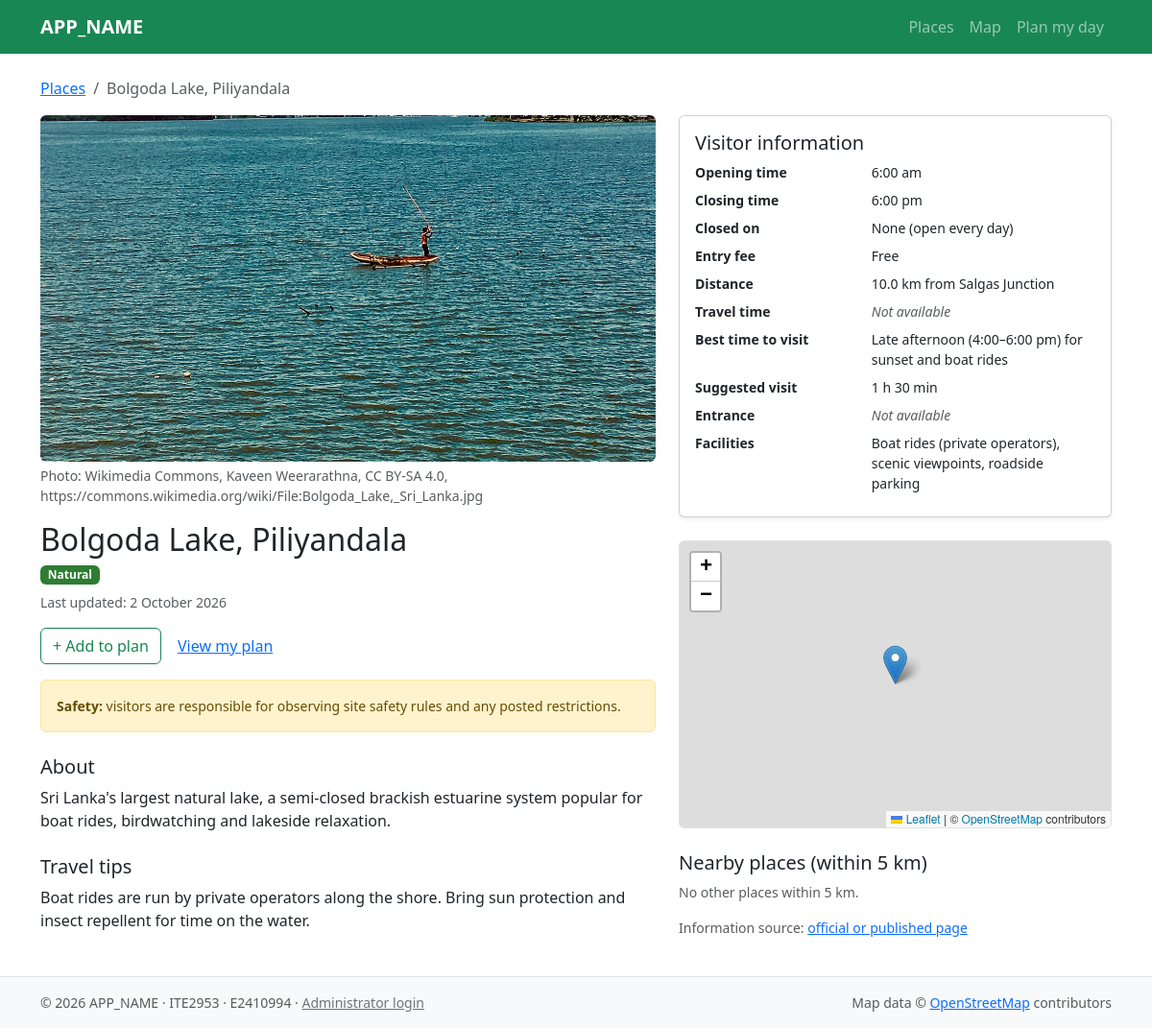
The page /place.php?id=2 on the database its author committed.
### tables this page shows
CREATE TABLE place (
  place_id           INT UNSIGNED NOT NULL AUTO_INCREMENT,
  name               VARCHAR(120) NOT NULL,
  summary            VARCHAR(200) NOT NULL,
  description        TEXT         NOT NULL,
  latitude           DECIMAL(9,6) NOT NULL,
  longitude          DECIMAL(9,6) NOT NULL,
  access_point       VARCHAR(150) NULL,
  opening_time       TIME NULL,
  closing_time       TIME NULL,
  closed_days        SET('Mon','Tue','Wed','Thu','Fri','Sat','Sun','Poya') NOT NULL DEFAULT '',
  entry_fee          VARCHAR(120) NULL,
  best_time          VARCHAR(120) NULL,
  visit_duration_min SMALLINT UNSIGNED NULL,
  travel_tips        TEXT NULL,
  facilities         VARCHAR(255) NULL,
  distance_km        DECIMAL(5,2) NULL,
  travel_min         SMALLINT UNSIGNED NULL,
  info_source        VARCHAR(255) NULL,
  is_active          TINYINT(1) NOT NULL DEFAULT 1,
  created_at         DATETIME NOT NULL DEFAULT CURRENT_TIMESTAMP,
  updated_at         DATETIME NOT NULL DEFAULT CURRENT_TIMESTAMP ON UPDATE CURRENT_TIMESTAMP,
  PRIMARY KEY (place_id),
  KEY idx_place_active_distance (is_active, distance_km)
);

CREATE TABLE place_photo (
  photo_id    INT UNSIGNED NOT NULL AUTO_INCREMENT,
  place_id    INT UNSIGNED NOT NULL,
  file_path   VARCHAR(255) NOT NULL,
  caption     VARCHAR(150) NULL,
  source      VARCHAR(255) NOT NULL,
  sort_order  TINYINT UNSIGNED NOT NULL DEFAULT 1,
  uploaded_at DATETIME NOT NULL DEFAULT CURRENT_TIMESTAMP,
  PRIMARY KEY (photo_id),
  CONSTRAINT fk_photo_place FOREIGN KEY (place_id) REFERENCES place(place_id) ON DELETE CASCADE
);

CREATE TABLE category (
  category_id  TINYINT UNSIGNED NOT NULL AUTO_INCREMENT,
  name         VARCHAR(30) NOT NULL,
  badge_colour CHAR(7)     NOT NULL,
  marker_icon  VARCHAR(50) NULL,
  PRIMARY KEY (category_id),
  UNIQUE KEY uq_category_name (name)
);

### includes/bootstrap.php (called while the page is built, shortened)
<?php
require_once __DIR__ . '/helpers.php';
spl_autoload_register(function (string $class): void {
    $file = __DIR__ . '/../src/' . $class . '.php';
});

### src/Database.php (called while the page is built, shortened)
<?php
final class Database
{
    private static ?PDO $pdo = null;
    public static function getConnection(): PDO
    {
        if (self::$pdo === null) {
            $dsn = sprintf(
                'mysql:host=%s;port=%d;dbname=%s;charset=utf8mb4',
                DB_HOST, DB_PORT, DB_NAME
            );
            self::$pdo = new PDO($dsn, DB_USER, DB_PASS, [
                PDO::ATTR_ERRMODE            => PDO::ERRMODE_EXCEPTION,
                PDO::ATTR_DEFAULT_FETCH_MODE => PDO::FETCH_ASSOC,
                PDO::ATTR_EMULATE_PREPARES   => false,
            ]);
        }
        return self::$pdo;
    }
}

### src/Place.php (called while the page is built, shortened)
<?php
final class Place
{
    public readonly int $placeId;
    public readonly array $categoryIds;
    public readonly ?float $latitude;
    public readonly ?float $longitude;
    private function __construct(array $row)
    {
        $float = fn(string $k): ?float => isset($row[$k]) ? (float) $row[$k] : null;
        $int   = fn(string $k): ?int   => isset($row[$k]) ? (int) $row[$k] : null;
        $this->placeId     = (int) $row['place_id'];
        $this->name        = $row['name'];
        $this->distanceKm  = $float('distance_km');
        $this->categoryIds = isset($row['category_ids'])
            ? array_map('intval', explode(',', $row['category_ids']))
            : [];
        $this->description      = $row['description'] ?? null;
        $this->latitude         = $float('latitude');
        $this->longitude        = $float('longitude');
        $this->accessPoint      = $row['access_point'] ?? null;
        $this->openingTime      = $row['opening_time'] ?? null;
        $this->closingTime      = $row['closing_time'] ?? null;
        $this->closedDays       = !empty($row['closed_days']) ? explode(',', $row['closed_days']) : [];
        $this->entryFee         = $row['entry_fee'] ?? null;
        $this->bestTime         = $row['best_time'] ?? null;
        $this->visitDurationMin = $int('visit_duration_min');
        $this->travelTips       = $row['travel_tips'] ?? null;
        $this->facilities       = $row['facilities'] ?? null;
        $this->travelMin        = $int('travel_min');
        $this->infoSource       = $row['info_source'] ?? null;
        $this->updatedAt        = $row['updated_at'] ?? null;
    }
    public function getCategories(): array
    {
        $all = Category::findAll();
        return array_values(array_filter(
            array_map(fn(int $id) => $all[$id] ?? null, $this->categoryIds)
        ));
    }
    public static function findById(int $id, bool $includeInactive = false): ?self
    {
        $stmt = Database::getConnection()->prepare(
            'SELECT p.*,
                    (SELECT GROUP_CONCAT(pc.category_id ORDER BY pc.is_primary DESC, pc.category_id)
                       FROM place_category pc
                      WHERE pc.place_id = p.place_id) AS category_ids
               FROM place p
              WHERE p.place_id = ?' . ($includeInactive ? '' : ' AND p.is_active = 1')
        );
        $stmt->execute([$id]);
        $row = $stmt->fetch();
        return $row === false ? null : new self($row);
    }
    public function findNearby(float $radiusKm = 5.0, int $limit = 5): array
    {
        $sql = 'SELECT place_id, name, distance_km, nearby_km
                  FROM (SELECT p.place_id, p.name, p.distance_km,
                               6371 * 2 * ASIN(SQRT(
                                   POW(SIN(RADIANS(p.latitude - :lat1) / 2), 2) +
                                   COS(RADIANS(:lat2)) * COS(RADIANS(p.latitude)) *
                                   POW(SIN(RADIANS(p.longitude - :lng) / 2), 2)
                               )) AS nearby_km
                          FROM place p
                         WHERE p.is_active = 1 AND p.place_id <> :id) AS d
                 WHERE nearby_km <= :radius
                 ORDER BY nearby_km
                 LIMIT :lim';
        $stmt = Database::getConnection()->prepare($sql);
        $stmt->bindValue(':lat1', $this->latitude);
        $stmt->bindValue(':lat2', $this->latitude);
        $stmt->bindValue(':lng', $this->longitude);
        $stmt->bindValue(':id', $this->placeId, PDO::PARAM_INT);
        $stmt->bindValue(':radius', $radiusKm);
        $stmt->bindValue(':lim', $limit, PDO::PARAM_INT);
        $stmt->execute();
        return array_map(fn(array $row) => new self($row), $stmt->fetchAll());
    }
    public function getPhotos(): array
    {
        return PlacePhoto::findByPlace($this->placeId);
    }
    public function hasCategory(string $name): bool
    {
        foreach ($this->getCategories() as $category) {
            if ($category->name === $name) {
                return true;
            }
        }
        return false;
    }
}

### src/PlacePhoto.php (called while the page is built, shortened)
<?php
final class PlacePhoto
{
    public static function findByPlace(int $placeId): array
    {
        $stmt = Database::getConnection()->prepare(
            'SELECT photo_id, place_id, file_path, caption, source, sort_order
               FROM place_photo
              WHERE place_id = ?
              ORDER BY sort_order, photo_id'
        );
        $stmt->execute([$placeId]);
        return array_map(fn(array $r) => new self(
            (int) $r['photo_id'],
            (int) $r['place_id'],
            $r['file_path'],
            $r['caption'],
            $r['source'],
            (int) $r['sort_order']
        ), $stmt->fetchAll());
    }
}

### src/Category.php (called while the page is built, shortened)
<?php
final class Category
{
    private static ?array $cache = null;
    public static function findAll(): array
    {
        if (self::$cache === null) {
            self::$cache = [];
            $rows = Database::getConnection()
                ->query('SELECT category_id, name, badge_colour, marker_icon FROM category ORDER BY category_id')
                ->fetchAll();
            foreach ($rows as $r) {
                self::$cache[(int) $r['category_id']] = new self(
                    (int) $r['category_id'],
                    $r['name'],
                    $r['badge_colour'],
                    $r['marker_icon']
                );
            }
        }
        return self::$cache;
    }
}

### place.php (the view, shortened to what this page needs)
<?php
require __DIR__ . '/includes/bootstrap.php';
$id    = filter_input(INPUT_GET, 'id', FILTER_VALIDATE_INT, ['options' => ['min_range' => 1]]);
$place = $id ? Place::findById($id) : null;
    ?>
    <?php
$photos     = $place->getPhotos();
$categories = $place->getCategories();
$nearby     = $place->findNearby(5.0, 5);
$isNatural  = $place->hasCategory('natural');
$dayNames = [
    'Mon' => 'Monday', 'Tue' => 'Tuesday', 'Wed' => 'Wednesday', 'Thu' => 'Thursday',
    'Fri' => 'Friday', 'Sat' => 'Saturday', 'Sun' => 'Sunday', 'Poya' => 'Poya days',
];
$closedText = $place->closedDays === []
    ? 'None (open every day)'
    : implode(', ', array_map(fn(string $d) => $dayNames[$d] ?? $d, $place->closedDays));
$updated = $place->updatedAt !== null ? (new DateTime($place->updatedAt))->format('j F Y') : null;
$sourceUrl = $place->infoSource;
$sourceOk  = $sourceUrl !== null
    && filter_var($sourceUrl, FILTER_VALIDATE_URL) !== false
    && preg_match('#^https?://#i', $sourceUrl) === 1;
$details = [
    'Opening time'      => show_value(format_time($place->openingTime)),
    'Closing time'      => show_value(format_time($place->closingTime)),
    'Closed on'         => h($closedText),
    'Entry fee'         => show_value($place->entryFee),
    'Distance'          => show_value($place->distanceKm !== null
                              ? number_format($place->distanceKm, 1) . ' km from Salgas Junction' : null),
    'Travel time'       => show_value($place->travelMin !== null
                              ? $place->travelMin . ' min by road from Salgas Junction' : null),
    'Best time to visit'=> show_value($place->bestTime),
    'Suggested visit'   => show_value(format_duration($place->visitDurationMin)),
    'Entrance'          => show_value($place->accessPoint),
    'Facilities'        => show_value($place->facilities),
];
require __DIR__ . '/includes/header.php';
?>
<nav aria-label="breadcrumb">
  <ol class="breadcrumb">
    <li class="breadcrumb-item"><a href="<?= h(url('index.php')) ?>">Places</a></li>
    <li class="breadcrumb-item active" aria-current="page"><?= h($place->name) ?></li>
  </ol>
</nav>
<div class="row g-4">
  <div class="col-lg-7">
    <?php if ($photos === []): ?>
      <img src="<?= h(url('assets/img/placeholder.svg')) ?>" class="img-fluid rounded mb-3 place-photo w-100"
           alt="No photo available for <?= h($place->name) ?>">
    <?php else: ?>
      <div id="placePhotos" class="carousel slide mb-3">
        <div class="carousel-inner">
          <?php foreach ($photos as $i => $photo): ?>
            <figure class="carousel-item mb-0 <?= $i === 0 ? 'active' : '' ?>">
              <img src="<?= h(url($photo->filePath)) ?>" class="d-block w-100 rounded place-photo"
                   alt="<?= h($photo->caption ?? $place->name) ?>">
              <figcaption class="small text-muted mt-1">Photo: <?= h($photo->source) ?></figcaption>
            </figure>
          <?php endforeach; ?>
        </div>
      </div>
    <?php endif; ?>
    <h1 class="h2 mb-2"><?= h($place->name) ?></h1>
    <div class="d-flex flex-wrap gap-1 mb-2">
      <?php foreach ($categories as $cat): ?>
        <span class="badge badge-cat" style="background-color: <?= h($cat->badgeColour) ?>"><?= h(ucfirst($cat->name)) ?></span>
      <?php endforeach; ?>
    </div>
    <p class="small text-muted">Last updated: <?= show_value($updated) ?></p>
    <p>
      <button type="button" class="btn btn-outline-success btn-plan"
              data-add-to-plan="<?= $place->placeId ?>" data-name="<?= h($place->name) ?>">+ Add to plan</button>
      <a class="btn btn-link" href="<?= h(url('plan.php')) ?>">View my plan</a>
    </p>
    <?php if ($isNatural): ?>
      <div class="alert alert-warning small" role="note">
        <strong>Safety:</strong> visitors are responsible for observing site safety rules and any posted restrictions.
      </div>
    <?php endif; ?>
    <h2 class="h5 mt-4">About</h2>
    <p><?= show_value($place->description) ?></p>
    <h2 class="h5 mt-4">Travel tips</h2>
    <p><?= show_value($place->travelTips) ?></p>
  </div>
  <div class="col-lg-5">
    <div class="card shadow-sm mb-4">
      <div class="card-body">
        <h2 class="h5">Visitor information</h2>
        <dl class="row mb-0 small">
          <?php foreach ($details as $label => $html): ?>
            <dt class="col-5"><?= h($label) ?></dt>
            <dd class="col-7"><?= $html ?></dd>
          <?php endforeach; ?>
        </dl>
      </div>
    </div>
    <div id="place-map" class="rounded border mb-4"
         data-lat="<?= h((string) $place->latitude) ?>"
         data-lng="<?= h((string) $place->longitude) ?>"
         data-name="<?= h($place->name) ?>"
         role="region" aria-label="Map showing <?= h($place->name) ?>"></div>
    <h2 class="h5">Nearby places (within 5 km)</h2>
    <?php if ($nearby === []): ?>
      <p class="small text-muted">No other places within 5 km.</p>
    <?php endif; ?>
    <?php if ($sourceOk): ?>
      <p class="small text-muted">
        Information source:
        <a href="<?= h($sourceUrl) ?>" target="_blank" rel="noopener noreferrer">official or published page</a>
      </p>
    <?php endif; ?>
  </div>
</div>
<?php require __DIR__ . '/includes/footer.php'; ?>

### assets/css/style.css (style rules this page uses)
.badge-cat { color: #fff; }
.place-photo { aspect-ratio: 16 / 9; object-fit: cover; }
#place-map { height: 300px; }
.btn-plan { position: relative; z-index: 2; }

### rows shown on the page
place: name "Bolgoda Lake, Piliyandala", updated_at "2 October 2026", description "Sri Lanka's largest natural lake, a semi-closed brackish estuarine system popular for boat rides, birdwatching and lakeside relaxation.", travel_tips "Boat rides are run by private operators along the shore. Bring sun protection and insect repellent for time on the water.", entry_fee "Free", best_time "Late afternoon (4:00–6:00 pm) for sunset and boat rides", facilities "Boat rides (private operators), scenic viewpoints, roadside parking"
place_photo: file_path (picture), source "Wikimedia Commons, Kaveen Weerarathna, CC BY-SA 4.0, https://commons.wikimedia.org/wiki/File:Bolgoda_Lake,_Sri_Lanka.jpg"
category: name "Natural"

### other values the page prints
APP_NAME "APP_NAME"
$label "Places"
$label "Map"
$label "Plan my day"
$label "Opening time"
$html "6:00 am"
$label "Closing time"
$html "6:00 pm"
$label "Closed on"
$html "None (open every day)"
$label "Entry fee"
$label "Distance"
$html "10.0 km from Salgas Junction"
$label "Travel time"
$label "Best time to visit"
